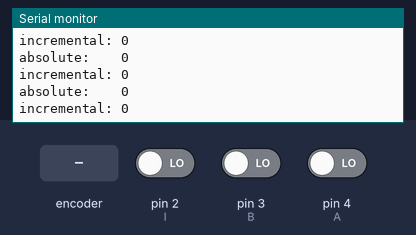
Bench run of a sketch on a simulated Arduino Uno, built with avr-gcc and run on an emulated ATmega328P. On the bench: the last lines printed to the serial monitor. The inputs (shaded band) are chosen by the test bench; at power-on: pin 2 (I) LOW, pin 3 (B) LOW, pin 4 (A) LOW.

Above: at 1.2 s.
1.3 s: pin 2 (I) driven HIGH
At 2.2 s:
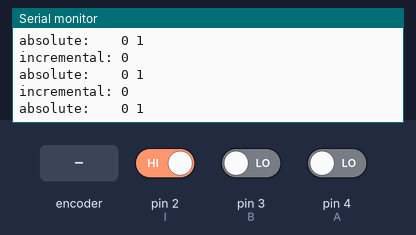
4.3 s: pin 3 (B) driven HIGH
7.3 s: pin 3 (B) driven LOW
10.3 s: rotary encoder on pin 4 (A) / pin 3 (B) turned 2 steps (second pin leading)
At 11.0 s:
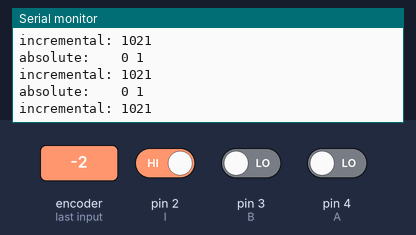
13.7 s: rotary encoder on pin 4 (A) / pin 3 (B) turned 3 steps (first pin leading)
17.3 s: pin 2 (I) driven LOW
At 18.4 s:
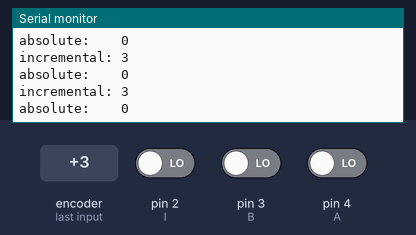
Timing chart, 0 to 19.8 s (numbered marks = the images above; inputs shaded):
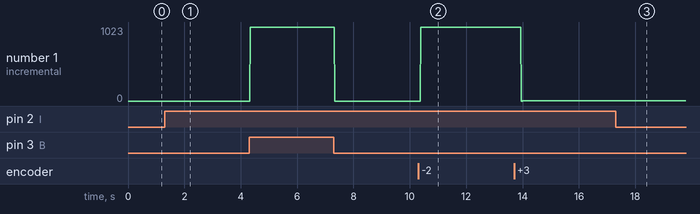

The sketch:

encoder_demo.ino
```cpp
#include "SPI.h"

const uint8_t DO = 12;
const uint8_t CLK = 13;
const uint8_t CSnPin = 10;
const uint8_t A = 4;
const uint8_t B = 3;
const uint8_t I = 2;

volatile uint16_t ticks = 0;
volatile uint8_t a0 = 0;
volatile uint8_t b0 = 0;

void SPI_begin() {
  SPI.begin();
  SPI.setClockDivider(SPI_CLOCK_DIV128);
  SPI.setDataMode(SPI_MODE1);
}

uint16_t SPIread()
{
  digitalWrite(CSnPin, LOW);
  delayMicroseconds(1);

  uint8_t d = SPI.transfer(0);
  uint16_t resp = d << 8;
  resp |= SPI.transfer(0);

  digitalWrite(CSnPin, HIGH);

  return resp >> 6;
}

void increment() {
  volatile uint8_t a1 = digitalRead(A);
  volatile uint8_t b1 = digitalRead(B);

  if ((a0 ^ b0) ^ (a0 ^ a1))
    ticks++;
  else
    ticks--;

  a0 = a1;
  b0 = b1;
}

uint16_t readSSI(){
  digitalWrite (CSnPin, LOW);
  delayMicroseconds(1);
  uint16_t value = 0 ;
  for (int i = 0; i < 17; i++)
  {
    digitalWrite (CLK, LOW) ;
    delayMicroseconds(1);
    digitalWrite (CLK, HIGH) ;
    value = (value << 1) | digitalReadFast(DO) ;
    delayMicroseconds(1);
  }
  digitalWrite (CSnPin, HIGH) ;
  uint16_t angle = value >> 6;
  uint8_t statusBits = value & 0x3F;

  //Serial.println(angle);
  // Serial.println(angle, BIN);
  // Serial.println(statusBits, BIN);
  // Serial.println(value, BIN);
  // Serial.println();
  delayMicroseconds(1);
  return angle;
}

void setup() {
  // put your setup code here, to run once:
  Serial.begin(19200);
  pinMode(CSnPin,OUTPUT);
  pinMode(CLK,OUTPUT);
  pinMode(DO,INPUT);
  pinMode(I, INPUT);
  pinMode(A, INPUT);
  pinMode(B, INPUT);

  digitalWrite(CSnPin, HIGH);
  digitalWrite(CSnPin, LOW);
  digitalWrite(CSnPin, HIGH);
  attachInterrupt(digitalPinToInterrupt(A), increment, CHANGE);
  attachInterrupt(digitalPinToInterrupt(B), increment, CHANGE);

  SPI_begin();

  delay(10);

  ticks = SPIread();

}

void loop() {
  ticks = ticks % 1024;
  Serial.print("incremental: ");
  Serial.println(ticks);
  Serial.print("absolute:    ");
  Serial.print(SPIread());
  Serial.print(" ");
  if (digitalRead(I)) {
    Serial.println(1);
  } else {
    Serial.println();
  }
  //Serial.println(readSSI());
  Serial.println();
  delay(5);
}
```

Measured:
- after the input at 1.3 s, the serial monitor: prints a new line at once (image 1)
- after the input at 10.3 s, the serial monitor: prints a new line after 0.23 s (image 2)
- after the input at 17.3 s, the serial monitor: prints a new line at once (image 3)
- plotted number 1: 0 → 1023 after the input at 4.3 s, 0 → 1021 after the input at 10.3 s, 1021 → 3 after the input at 13.7 s
